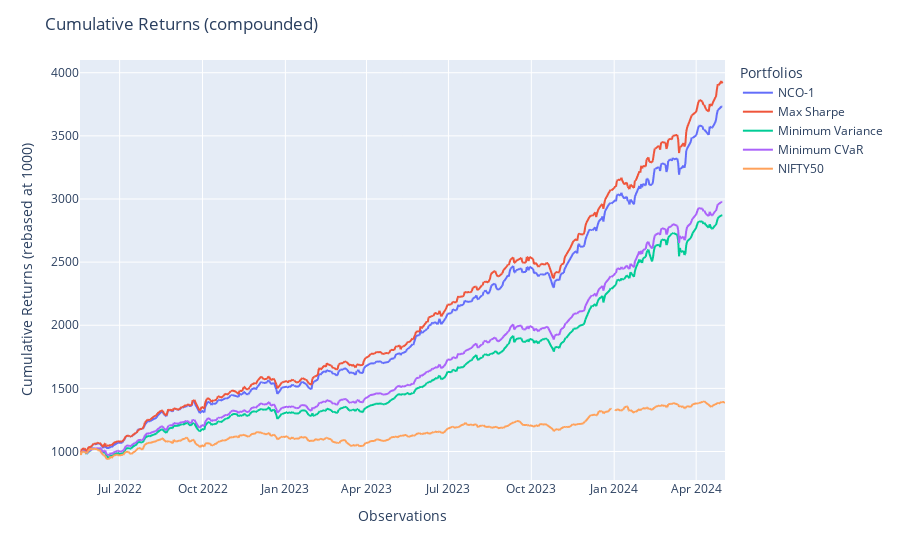

Notebook code cell kept with this figure:
### Code cell
population.plot_cumulative_returns()

### Figure 1 — Plotly figure (JSON) as saved in the notebook; plotly's stock layout.template omitted (floating-point values rounded to 4 significant figures; data arrays with more than 128 entries replaced by an {"elided": "..."} marker saying what was removed)
{"data": [{"hovertemplate": "variable=NCO-1<br>index=%{x}<br>value=%{y}<extra></extra>", "legendgroup": "NCO-1", "line": {"color": "#636efa", "dash": "solid"}, "marker": {"symbol": "circle"}, "mode": "lines", "name": "NCO-1", "showlegend": true, "type": "scattergl", "x": {"elided": "484 str values"}, "xaxis": "x", "y": {"elided": "484 float values"}, "yaxis": "y"}, {"hovertemplate": "variable=Max Sharpe<br>index=%{x}<br>value=%{y}<extra></extra>", "legendgroup": "Max Sharpe", "line": {"color": "#EF553B", "dash": "solid"}, "marker": {"symbol": "circle"}, "mode": "lines", "name": "Max Sharpe", "showlegend": true, "type": "scattergl", "x": {"elided": "484 str values"}, "xaxis": "x", "y": {"elided": "484 float values"}, "yaxis": "y"}, {"hovertemplate": "variable=Minimum Variance<br>index=%{x}<br>value=%{y}<extra></extra>", "legendgroup": "Minimum Variance", "line": {"color": "#00cc96", "dash": "solid"}, "marker": {"symbol": "circle"}, "mode": "lines", "name": "Minimum Variance", "showlegend": true, "type": "scattergl", "x": {"elided": "484 str values"}, "xaxis": "x", "y": {"elided": "484 float values"}, "yaxis": "y"}, {"hovertemplate": "variable=Minimum CVaR<br>index=%{x}<br>value=%{y}<extra></extra>", "legendgroup": "Minimum CVaR", "line": {"color": "#ab63fa", "dash": "solid"}, "marker": {"symbol": "circle"}, "mode": "lines", "name": "Minimum CVaR", "showlegend": true, "type": "scattergl", "x": {"elided": "484 str values"}, "xaxis": "x", "y": {"elided": "484 float values"}, "yaxis": "y"}, {"hovertemplate": "variable=NIFTY50<br>index=%{x}<br>value=%{y}<extra></extra>", "legendgroup": "NIFTY50", "line": {"color": "#FFA15A", "dash": "solid"}, "marker": {"symbol": "circle"}, "mode": "lines", "name": "NIFTY50", "showlegend": true, "type": "scattergl", "x": {"elided": "484 str values"}, "xaxis": "x", "y": {"elided": "484 float values"}, "yaxis": "y"}], "layout": {"legend": {"title": {"text": "Portfolios"}, "tracegroupgap": 0}, "margin": {"t": 60}, "title": {"text": "Cumulative Returns (compounded)"}, "xaxis": {"anchor": "y", "domain": [0, 1], "title": {"text": "Observations"}}, "yaxis": {"anchor": "x", "domain": [0, 1], "tickformat": ".0f", "title": {"text": "Cumulative Returns (rebased at 1000)"}}}}
